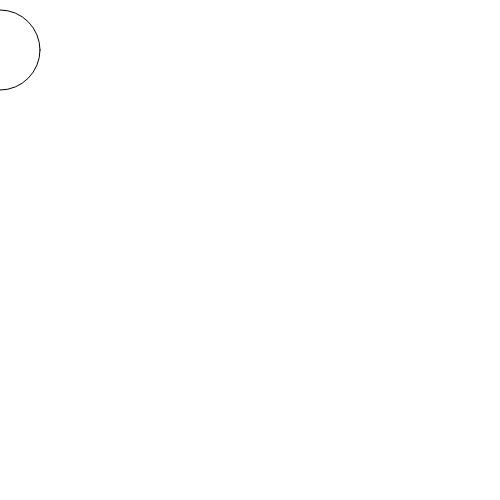
Frame 1 (no input)
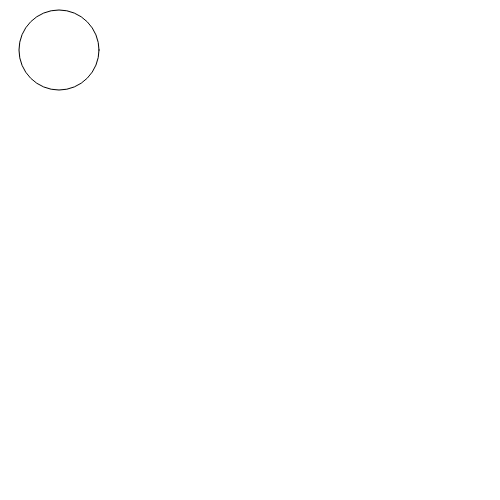
Frame 60 (no input)
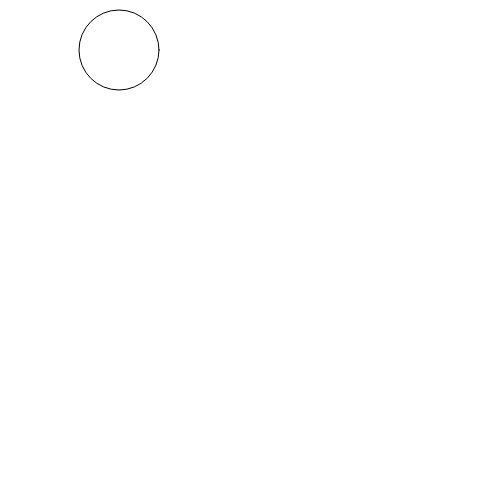
Frame 120 (the mouse pressed at the canvas centre since frame 60)

The p5.js sketch that drew these frames (run headless with seeded random() and noise() and a simulated clock; from frame 60 on, the mouse is pressed at the canvas centre):

// p5.js sketch
// ── sketch.js
let x = 0

function setup() {
    createCanvas(500,500);
}

function draw(){
    background(255);
    ellipse(x,50,80,80);
    x++
}
